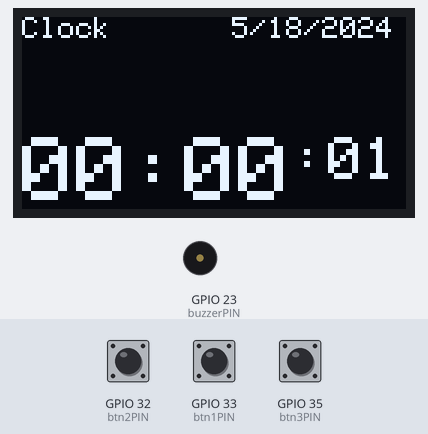
Bench run of a sketch on a simulated ESP32. Shown: 128×64 one-colour display, buzzer (waves = sounding, pin HIGH). The test bench sets the inputs (shaded band); at power-on: GPIO 35 (btn3PIN) LOW, GPIO 32 (btn2PIN) LOW, GPIO 33 (btn1PIN) LOW. What the sketch prints to the serial monitor is not drawn.

Above: at 1.2 s.
1.3 s: GPIO 35 (btn3PIN) pulled HIGH for 0.15 s
At 2.7 s:
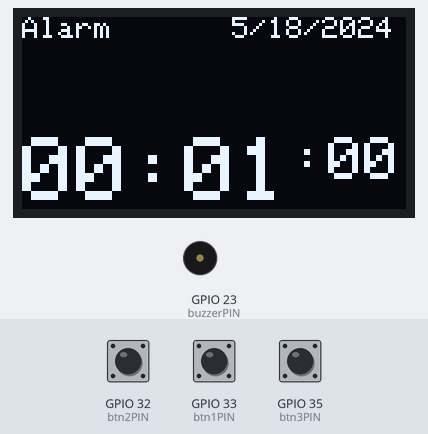
3.0 s: GPIO 35 (btn3PIN) pulled HIGH for 1 s
At 4.4 s:
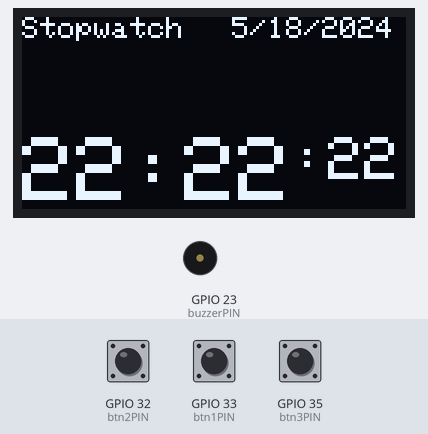
5.5 s: GPIO 35 (btn3PIN) pulled HIGH for 0.15 s
At 6.1 s:
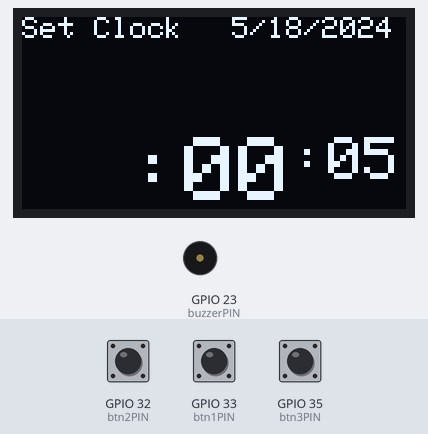
8.2 s: GPIO 32 (btn2PIN) pulled HIGH for 0.15 s
8.9 s: GPIO 33 (btn1PIN) pulled HIGH for 0.15 s
At 9.5 s:
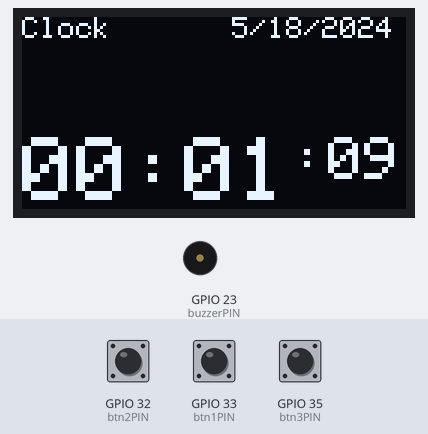
10.6 s: GPIO 32 (btn2PIN) pulled HIGH for 1 s
Timing chart, 0 to 13.6 s (numbered marks = the images above; inputs shaded):
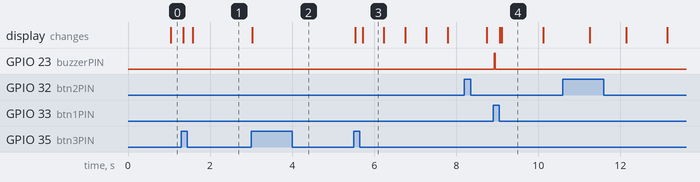

The sketch:

WatchMK2.ino
```cpp
#include <Wire.h>
#include <Adafruit_GFX.h>
#include <Adafruit_SSD1306.h>

//Peripheral Mapped Address
#define OLED_ADDR   0x3C

//I2C Wire GPIO pin numbers
#define SDA 21
#define SCL 22

//Peripheral Pins
#define btn1PIN 33
#define btn2PIN 32
#define btn3PIN 35

#define buzzerPIN 23
//Variables
/////////////////////
//General variables
  //Peripherals - btn1 = right , btn2 = top left, btn3 = bottom left
  int curBtn1 = 0;
  int oldBtn1 = 0;
  int btn1Pressed;

  int curBtn2 = 0;
  int oldBtn2 = 0;
  int btn2Pressed;

  int curBtn3 = 0;
  int oldBtn3 = 0;
  int btn3Pressed;

  //Timing variables
  unsigned long prevTime1 = 0;
  unsigned long prevTime2 = 0;
  unsigned long prevTime3 = 0;

  const long inv1 = 1000; // Interval for task1 (1 second)
  const long inv2 = 10; // Interval for task2 (0.01 second)
  const long inv3 = 500; // Interval for task3 (0.5 second)
  const long inv4 = 100; // Interval for task4 (0.1 second)

  //Control
  int state = 0; //0 - Clock, 1 - Alarm, 2 - Stopwatch, 3 - Set Clock
  String tag, output;
  String hourOut, minOut, secOut;

//State 0 - Clock variables
  int curSec = 0;
  int curMin = 0;
  int curHour = 0;

//State 1 - Alarm variables
  int alrState = 0; //0 - hold state, 1 - set hour, 2 - set minute, 3 - reset second (Unused here)

  int alrMin = 1;
  int alrHour = 0;
  int alrSec = 0;

  bool alrSounded = false;

  String alrHourOut,alrMinOut, alrSecOut;

//State 2 - Stopwatch variables
  int stpMil = 0;
  int stpSec = 0;
  int stpMin = 0;

  int hldMil = 0;
  int hldSec = 0;
  int hldMin = 0;

//State 3 - Set Clock variables
  int setState = 1; //0 - hold state (Unused here), 1 - set hour, 2 - set minute, 3 - reset second
  int iterate = HIGH;

  String setHourOut, setMinOut, setSecOut;
/////////////////////

//OLED Display
Adafruit_SSD1306 display(128, 64, &Wire, -1);

void setup() {
  //Serial setup
  Serial.begin(115200);

  //Setting I2C pins
  Wire.setPins(SDA, SCL);
  Wire.begin();

  //Display Setup
  display.begin(SSD1306_SWITCHCAPVCC, OLED_ADDR); //Turns on display
  display.setTextColor(1);

  //Peripheral Setup
  pinMode(btn1PIN, INPUT);
  pinMode(btn2PIN, INPUT);
  pinMode(btn3PIN, INPUT);
  pinMode(buzzerPIN, OUTPUT);
}

void loop() {
  // put your main code here, to run repeatedly:
  unsigned long currentTime = millis();

  //Occurs every second.
  if(currentTime - prevTime1 >= inv1) {
    //Save Current Time
    prevTime1 = currentTime;

    //Occurs For All States
    iterateTime(curHour, curMin, curSec);

    //State Dependent Functions
    switch(state) {
      case 0: //Clock state
        break;
      case 1: //Alarm state
        break;
      case 2: //Stopwatch state
        break;
      case 3: //Set Clock state
        break;
      default:
        break;
    }
  }

  //Occurs every 0.01 seconds - USED FOR: Setting setState, setting display numbers.
  if(currentTime - prevTime2 >= inv2) {
    //Save Current Time
    prevTime2 = currentTime;

    //Occurs For All States
    checkPeripherals();
    stateSelect();
    alrAlarm();

    //State Dependent Functions
    switch(state) {
      case 0: //Clock state
        break;
      case 1: //Alarm state
        alrStateSelect();
        setNum(alrState, alrHour, alrMin, alrSec);
        break;
      case 2: //Stopwatch state
        break;
      case 3: //Set Clock state
        setStateSelect();
        setNum(setState, curHour, curMin, curSec);
        break;
      default:
        break;
    }
  }

  //Occurs every quarter second - USED FOR: Blinking.
  if(btn2Pressed == HIGH){
    //Save Current Time
    prevTime3 = currentTime;
  } else {
      if(currentTime - prevTime3 >= inv3) {
        //Save Current Time
        prevTime3 = currentTime;

        //Occurs For All States

        //State Dependent Functions
        switch(state) {
          case 0: //Clock state
            break;
          case 1: //Alarm state
            blinkNum(alrState, alrHour, alrMin, alrSec, alrHourOut, alrMinOut, alrSecOut);
            break;
          case 2: //Stopwatch state
            break;
          case 3: //Set Clock state
            blinkNum(setState, curHour, curMin, curSec, setHourOut, setMinOut, setSecOut);
            break;
          default:
            break;
        }
      }
  }

  // Display the result
  displayWatch();

  //Button press noise making
  if(curBtn1 || curBtn2 || curBtn3) {
    digitalWrite(buzzerPIN, HIGH);
  } else {
    digitalWrite(buzzerPIN, LOW);
  }
}

//General Functions
///////////////////////////////
void displayWatch() {
  switch(state) {
    case 0: //Clock state
      tag = "Clock";
      hourOut = appendZero(curHour);
      minOut  = appendZero(curMin);
      secOut  = appendZero(curSec);
      break;
    case 1: //Alarm state
      tag = "Alarm";
      hourOut = alrHourOut;
      minOut  = alrMinOut;
      secOut  = alrSecOut;
      break;
    case 2: //Stopwatch state
      tag = "Stopwatch";
      hourOut = "22";
      minOut  = "22";
      secOut  = "22";
      break;
    case 3: //Set Clock state
      tag = "Set Clock";
      hourOut = setHourOut;
      minOut  = setMinOut;
      secOut  = setSecOut;
      break;
    default:
      break;
  }

  //Clear Display
  display.clearDisplay(); // Clear display buffer

  //Draw Tag
  display.setCursor(0, 0); // Set cursor position
  display.setTextSize(1);
  display.println(tag); // Print output string

  //Draw Date
  display.setCursor(70, 0); // Set cursor position
  display.setTextSize(1);
  display.print("5/18/2024"); // Print output string

  //Draw First Set of Numbers
  display.setCursor(0, 40); // Set cursor position
  display.setTextSize(3);
  display.print(hourOut + ":" + minOut); // Print output string

  //Draw Second Set of Numbers
//  display.setCursor(0, 35); // Set cursor position
  display.setTextSize(2);
  display.println(":" + secOut); // Print output string
  display.display(); // Send buffer to display
  Serial.println("btn1: " + String(digitalRead(btn1PIN)) + " btn2: " + String(digitalRead(btn2PIN)) + " btn3: " + String(digitalRead(btn3PIN))); // Print output string
  Serial.println(state); // Print output string
}

void checkPeripherals() {
  curBtn1 = digitalRead(btn1PIN);
  curBtn2 = digitalRead(btn2PIN);
  curBtn3 = digitalRead(btn3PIN);

  if(curBtn1 == HIGH && oldBtn1 == LOW)
    btn1Pressed = HIGH;
  else
    btn1Pressed = LOW;

  if(curBtn2 == HIGH && oldBtn2 == LOW)
    btn2Pressed = HIGH;
  else
    btn2Pressed = LOW;

  if(curBtn3 == HIGH && oldBtn3 == LOW)
    btn3Pressed = HIGH;
  else
    btn3Pressed = LOW;

  oldBtn1 = curBtn1;
  oldBtn2 = curBtn2;
  oldBtn3 = curBtn3;
}

void stateSelect() {
  if(btn3Pressed){
    if(state == 3)
      state = 0;
    else
      state++;
  }
}

//This function takes in a state variables and iterates the number depending on the state. The state will clarify what kind of number it is (hour, min, sec)
void setNum(const int &state, int &hour, int &minute, int &second) {
    if(curBtn1 == LOW){
    iterate = HIGH;
  }
  switch(state) {
    case 1: //in hour set
      if(btn1Pressed && iterate) {
        iterateHour(hour);
        iterate = LOW;
      }
      break;
    case 2: //in minute set
      if(btn1Pressed && iterate) {
        iterateMin(minute);
        iterate = LOW;
      }
      break;
    case 3: //in second set
      if(btn1Pressed && iterate) {
        second = 0;
        iterate = LOW;
      }
      break;
    default:
      break;
  }
}

void blinkNum(const int &state, const int &hour, const int &minute, const int &second, String &hourStr, String &minStr, String &secStr) {
  switch(state) {
    case 1:
      if(hourStr == "  "){
        hourStr = appendZero(hour);
      } else {
        hourStr = "  ";
      }
      minStr  = appendZero(minute);
      secStr  = appendZero(second);
      break;
    case 2:
      hourStr = appendZero(hour);
      if(minStr == "  "){
        minStr = appendZero(minute);
      } else {
        minStr = "  ";
      }
      secStr  = appendZero(second);
      break;
    case 3:
      hourStr = appendZero(hour);
      minStr  = appendZero(minute);
      if(secStr == "  "){
        secStr = appendZero(second);
      } else {
        secStr = "  ";
      }
      break;
    default:
      hourStr = appendZero(hour);
      minStr  = appendZero(minute);
      secStr  = appendZero(second);
      break;
  }
}
///////////////////////////////

//Utility Functions
///////////////////////////////
String appendZero(const int &num) {
  String result = "";
  if(num < 10){
    result += "0" + String(num);
  } else {
    result += String(num);
  }

  return result;
}

void iterateHour(int &hour) {
  //reset hour
  if(hour > 22) {
    hour = 0;
  } else {
    hour++;
  }
}

void iterateMin(int &minute) {
  //reset minute or iterate hour
  if(minute > 58) {
    minute = 0;
  } else {
    minute++;
  }
}

void iterateSec(int &second) {
  if(second > 58) {
    second = 0;
  } else {
    second++;
  }
}

void iterateMil(int &milli) {
  if(milli > 98) {
    milli = 0;
  } else {
    milli++;
  }
}
void iterateTime(int &hour, int &minute, int &second) {
  //Iterate second or reset second and minute
  if(second > 58) {
    second = 0;
    minute++;
  } else {
    second++;
  }
  //reset minute or iterate hour
  if(minute > 58) {
    minute = 0;
    hour++;
  }
  //reset hour
  if(hour > 22) {
    hour = 0;
  }
}

void iterateTime2(int &minute, int &second, int &milli) {
  //Iterate second or reset second and minute
  if(milli > 98) {
    milli = 0;
    second++;
  } else {
    milli++;
  }
  //reset minute or iterate hour
  if(second > 58) {
    second = 0;
    minute++;
  }
  //reset hour
  if(minute > 58) {
    minute = 0;
  }
}
///////////////////////////////

//State - 0 Clock Functions
///////////////////////////////
///////////////////////////////

//State - 1 Alarm Functions
///////////////////////////////
void alrStateSelect() {
  if(btn2Pressed){
    if(alrState == 2)
      alrState = 0;
    else
      alrState++;
  }
}

void alrAlarm() {
  // Check if the current time is past the alarm time
  if (curHour > alrHour || (curHour == alrHour && curMin >= alrMin)) {
    // If the alarm has not sounded yet
    if (!alrSounded) {
      digitalWrite(buzzerPIN, HIGH);
      state = 1;
      // Check if the button is pressed to stop the alarm
      if (curBtn1) {
        alrSounded = true;
        state = 0;
      }
    } else {
      // If the alarm has already sounded, turn off the buzzer
      digitalWrite(buzzerPIN, LOW);
    }
  } else {
    // If the current time is before the alarm time, ensure the buzzer is off
    digitalWrite(buzzerPIN, LOW);
  }
}
///////////////////////////////

//State - 2 Stopwatch Functions
///////////////////////////////
void stopStateSelect() {

}
///////////////////////////////

//State - 3 Set Clock Functions
///////////////////////////////
void setStateSelect() {
  if(btn2Pressed){
    if(setState == 3)
      setState = 1;
    else
      setState++;
  }
}
///////////////////////////////
```

Measured:
- after the input at 1.3 s, the display: first changes after 0.05 s (image 1 shows a later state)
- after the input at 3.0 s, the display: changes at once (image 2)
- after the input at 5.5 s, the display: first changes at once (image 3 shows a later state)
- after the input at 8.9 s, GPIO 23 (buzzerPIN): LOW → HIGH at once, → LOW 0.03 s later; the display: first changes after 0.16 s (image 4 shows a later state)
- what the display in image 3 shows lasts 0.5 s, from 5.7 s to 6.2 s
- what the display in image 4 shows lasts 1.0 s, from 9.1 s to 10.1 s
